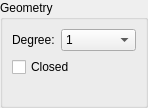
<?xml version="1.0" encoding="UTF-8"?>
<ui version="4.0">
 <class>LC_SplinePropertiesEditingWidget</class>
 <widget class="QWidget" name="LC_SplinePropertiesEditingWidget">
  <property name="geometry">
   <rect>
    <x>0</x>
    <y>0</y>
    <width>148</width>
    <height>108</height>
   </rect>
  </property>
  <property name="windowTitle">
   <string>Form</string>
  </property>
  <layout class="QGridLayout" name="gridLayout">
   <property name="leftMargin">
    <number>0</number>
   </property>
   <property name="topMargin">
    <number>0</number>
   </property>
   <property name="rightMargin">
    <number>0</number>
   </property>
   <property name="bottomMargin">
    <number>0</number>
   </property>
   <property name="spacing">
    <number>0</number>
   </property>
   <item row="0" column="0">
    <widget class="QGroupBox" name="buttonGroup8">
     <property name="sizePolicy">
      <sizepolicy hsizetype="Preferred" vsizetype="Preferred">
       <horstretch>1</horstretch>
       <verstretch>0</verstretch>
      </sizepolicy>
     </property>
     <property name="title">
      <string>Geometry</string>
     </property>
     <layout class="QGridLayout" columnstretch="0,5">
      <item row="2" column="0">
       <spacer name="spacer58">
        <property name="orientation">
         <enum>Qt::Vertical</enum>
        </property>
        <property name="sizeType">
         <enum>QSizePolicy::Expanding</enum>
        </property>
        <property name="sizeHint" stdset="0">
         <size>
          <width>20</width>
          <height>0</height>
         </size>
        </property>
       </spacer>
      </item>
      <item row="0" column="0">
       <widget class="QLabel" name="lDegree">
        <property name="text">
         <string>Degree:</string>
        </property>
        <property name="wordWrap">
         <bool>false</bool>
        </property>
       </widget>
      </item>
      <item row="1" column="0" colspan="2">
       <widget class="QCheckBox" name="cbClosed">
        <property name="sizePolicy">
         <sizepolicy hsizetype="Expanding" vsizetype="Fixed">
          <horstretch>0</horstretch>
          <verstretch>0</verstretch>
         </sizepolicy>
        </property>
        <property name="toolTip">
         <string>Defines whether spline defines closed contour</string>
        </property>
        <property name="text">
         <string>Closed</string>
        </property>
       </widget>
      </item>
      <item row="0" column="1">
       <widget class="QComboBox" name="cbDegree">
        <property name="minimumSize">
         <size>
          <width>64</width>
          <height>0</height>
         </size>
        </property>
        <property name="toolTip">
         <string>Degree used to approximate spline</string>
        </property>
        <item>
         <property name="text">
          <string notr="true">1</string>
         </property>
        </item>
        <item>
         <property name="text">
          <string notr="true">2</string>
         </property>
        </item>
        <item>
         <property name="text">
          <string notr="true">3</string>
         </property>
        </item>
       </widget>
      </item>
     </layout>
    </widget>
   </item>
  </layout>
 </widget>
 <resources/>
 <connections/>
</ui>
